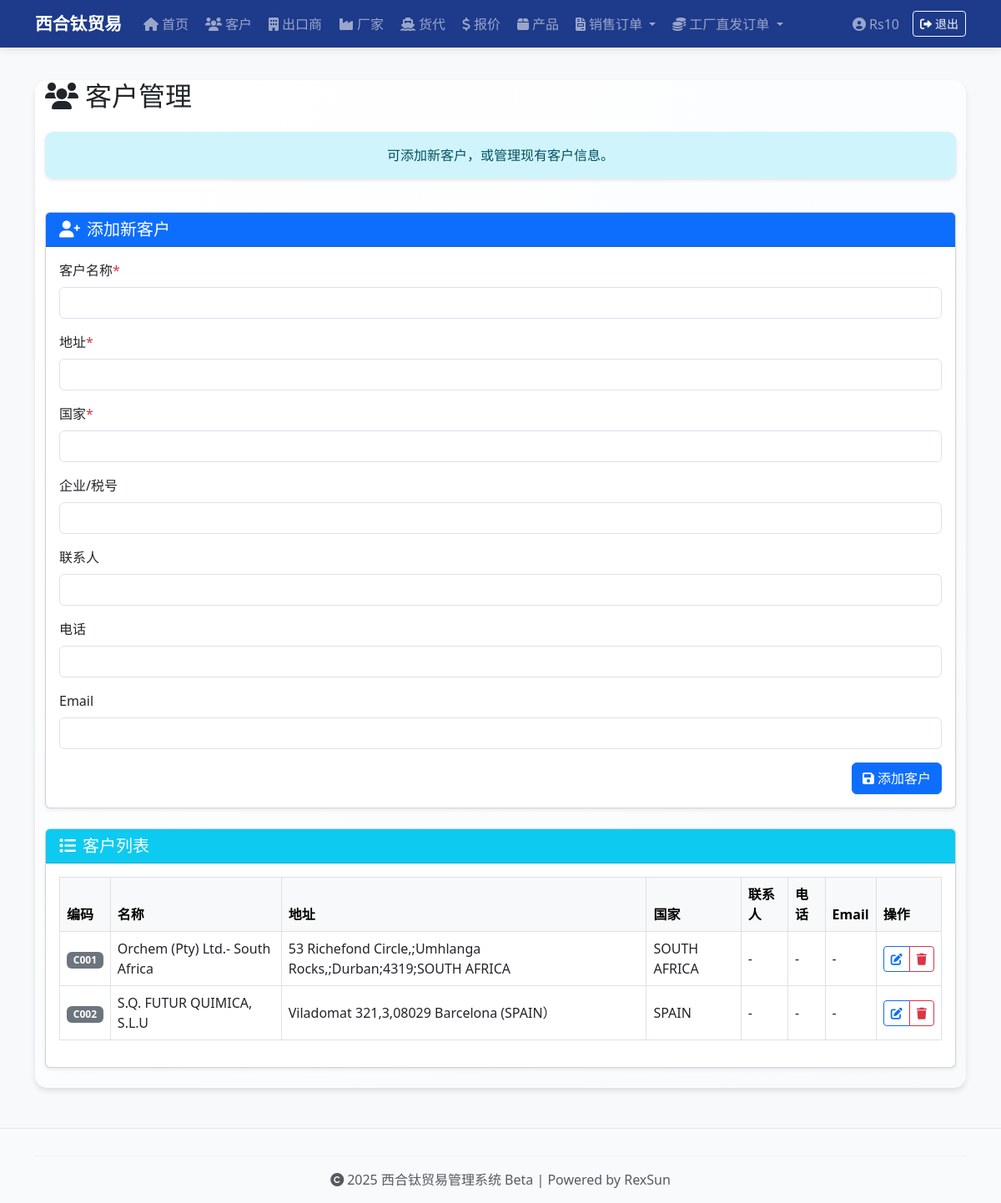
The app's page /customers (signed in) with its own data.
### app.py (models this page shows, shortened)
class User(UserMixin, db.Model):
    id = db.Column(db.Integer, primary_key=True)
    username = db.Column(db.String(50), unique=True, nullable=False)
    password_hash = db.Column(db.String(128), nullable=False)
    role = db.Column(db.String(20), default='admin')

class Customer(db.Model):
    id = db.Column(db.Integer, primary_key=True)
    code = db.Column(db.String(10), unique=True)
    name = db.Column(db.String(100), nullable=False)
    address = db.Column(db.String(200), nullable=False)
    tax_code = db.Column(db.String(100))
    country = db.Column(db.String(50), nullable=False)
    contact_person = db.Column(db.String(100))
    phone = db.Column(db.String(50))
    email = db.Column(db.String(100))

### app.py (the view, shortened to what this page needs)
@app.route('/customers', methods=['GET', 'POST'])
@login_required
def customers():
    all_customers = Customer.query.order_by(Customer.code.asc()).all()
    return render_template('customers.html', customers=all_customers)

### app.py (called while the page is built)
@login_manager.user_loader
def load_user(user_id):
    return User.query.get(int(user_id))

@app.before_request
def create_admin_users():
    if not hasattr(app, '_admin_created'):
        db.create_all()
        users = [
            ('Rs10', 'Rs10!)xht'),
            ('Bw18', 'Bw18!*xht'),
            ('Dd16', 'Dd16!^xht'),
        ]
        for username, pwd in users:
            if not User.query.filter_by(username=username).first():
                user = User(username=username)
                user.set_password(pwd)
                db.session.add(user)
        db.session.commit()
        app._admin_created = True

### templates/customers.html (shortened to what this page needs)
{% extends "base.html" %}
{% block content %}
<div class="container mt-4">
  <div class="row mb-4">
    <div class="col-12">
      <h2 class="mb-4"><i class="fas fa-users me-2"></i>客户管理</h2>
      <div class="alert alert-info text-center" role="alert">
        可添加新客户，或管理现有客户信息。
      </div>
    </div>
  </div>
  <div class="row">
    <div class="col-md-12">
      <div class="card shadow-sm mb-4">
        <div class="card-header bg-primary text-white">
          <h5 class="mb-0"><i class="fas fa-user-plus me-2"></i>添加新客户</h5>
        </div>
        <div class="card-body">
          <form method="POST">
            <div class="mb-3">
              <label class="form-label">客户名称<span class="text-danger">*</span></label>
              <input type="text" class="form-control" name="name" required />
            </div>
            <div class="mb-3">
              <label class="form-label">地址<span class="text-danger">*</span></label>
              <input type="text" class="form-control" name="address" required />
            </div>
            <div class="mb-3">
              <label class="form-label">国家<span class="text-danger">*</span></label>
              <input type="text" class="form-control" name="country" required />
            </div>
            <div class="mb-3">
              <label class="form-label">企业/税号</label>
              <input type="text" class="form-control" name="tax_code" />
            </div>
            <div class="mb-3">
              <label class="form-label">联系人</label>
              <input type="text" class="form-control" name="contact_person" />
            </div>
            <div class="mb-3">
              <label class="form-label">电话</label>
              <input type="text" class="form-control" name="phone" />
            </div>
            <div class="mb-3">
              <label class="form-label">Email</label>
              <input type="email" class="form-control" name="email" />
            </div>
            <div class="d-flex justify-content-end gap-2">
              <button type="submit" class="btn btn-primary"><i class="fas fa-save me-1"></i>添加客户</button>
            </div>
          </form>
        </div>
      </div>
      <div class="card shadow-sm mb-4">
        <div class="card-header bg-info text-white">
          <h5 class="mb-0"><i class="fas fa-list me-2"></i>客户列表</h5>
        </div>
        <div class="card-body">
          <div class="table-responsive">
            <table class="table table-bordered table-hover align-middle">
              <thead class="table-light">
                <tr>
                  <th>编码</th>
                  <th>名称</th>
                  <th>地址</th>
                  <th>国家</th>
                  <th>联系人</th>
                  <th>电话</th>
                  <th>Email</th>
                  <th>操作</th>
                </tr>
              </thead>
              <tbody>
                {% for c in customers %}
                <tr>
                  <td><span class="badge bg-secondary">{{ c.code }}</span></td>
                  <td>{{ c.name }}</td>
                  <td>{{ c.address }}</td>
                  <td>{{ c.country }}</td>
                  <td>{{ c.contact_person or '-' }}</td>
                  <td>{{ c.phone or '-' }}</td>
                  <td>{{ c.email or '-' }}</td>
                  <td>
                    <div class="btn-group btn-group-sm" role="group">
                      <a href="{{ url_for('edit_customer', customer_id=c.id) }}" class="btn btn-outline-primary btn-sm" title="编辑">
                        <i class="fas fa-edit"></i>
                      </a>
                      <a href="{{ url_for('delete_customer', customer_id=c.id) }}" class="btn btn-outline-danger btn-sm" title="删除" onclick="return confirm('确定要删除此客户吗？');">
                        <i class="fas fa-trash"></i>
                      </a>
                    </div>
                  </td>
                </tr>
                {% endfor %}
              </tbody>
            </table>
          </div>
        </div>
      </div>
    </div>
  </div>
</div>
{% endblock %}

### templates/base.html (shortened to what this page needs)
<!DOCTYPE html>
<html lang="zh-CN">
<head>
  <link href="https://cdn.jsdelivr.net/npm/bootstrap@5.3.0/dist/css/bootstrap.min.css" rel="stylesheet">
  <link href="https://cdnjs.cloudflare.com/ajax/libs/font-awesome/6.0.0/css/all.min.css" rel="stylesheet">
  <link href="{{ url_for('static', filename='style.css') }}" rel="stylesheet">
</head>
<body>
  {% if not (request.endpoint == 'login' or request.endpoint == 'static') %}
  <nav class="navbar navbar-expand-lg navbar-dark bg-navy fixed-top">
    <div class="container">
      <a class="navbar-brand fw-bold" href="/">
        西合钛贸易
      </a>
      <div class="collapse navbar-collapse" id="navbarNav">
        <ul class="navbar-nav me-auto mb-2 mb-lg-0">
          <li class="nav-item">
            <a class="nav-link" href="/">
              <i class="fas fa-home me-1"></i>首页
            </a>
          </li>
          <li class="nav-item">
            <a class="nav-link" href="/customers">
              <i class="fas fa-users me-1"></i>客户
            </a>
          </li>
          <li class="nav-item">
            <a class="nav-link" href="/exporters">
              <i class="fas fa-building me-1"></i>出口商
            </a>
          </li>
          <li class="nav-item">
            <a class="nav-link" href="/factories">
              <i class="fas fa-industry me-1"></i>厂家
            </a>
          </li>
          <li class="nav-item">
            <a class="nav-link" href="/freight-forwarders">
              <i class="fas fa-ship me-1"></i>货代
            </a>
          </li>
          <li class="nav-item">
            <a class="nav-link" href="/freight-quotes">
              <i class="fas fa-dollar-sign me-1"></i>报价
            </a>
          </li>
          <li class="nav-item">
            <a class="nav-link" href="/products">
              <i class="fas fa-box me-1"></i>产品
            </a>
          </li>
          <li class="nav-item dropdown">
            <a class="nav-link dropdown-toggle" href="#" id="salesOrderDropdown" role="button" data-bs-toggle="dropdown" aria-expanded="false">
              <i class="fas fa-file-invoice me-1"></i>销售订单
            </a>
          </li>
          <li class="nav-item dropdown">
            <a class="nav-link dropdown-toggle" href="#" id="commissionOrderDropdown" role="button" data-bs-toggle="dropdown" aria-expanded="false">
              <i class="fas fa-coins me-1"></i>工厂直发订单
            </a>
          </li>
        </ul>
        {% if current_user.is_authenticated %}
        <ul class="navbar-nav ms-auto">
          <li class="nav-item d-flex align-items-center">
            <span class="navbar-text me-3">
              <i class="fas fa-user-circle me-1"></i>{{ current_user.username }}
            </span>
          </li>
          <li class="nav-item d-flex align-items-center">
            <a class="btn btn-outline-light btn-sm" href="{{ url_for('logout') }}">
              <i class="fas fa-sign-out-alt me-1"></i>退出
            </a>
          </li>
        </ul>
        {% endif %}
      </div>
    </div>
  </nav>
  {% endif %}
  <div class="container mt-5 pt-4">
    <div class="content-card">
      {% block content %}
      {% endblock %}
    </div>
  </div>
  <footer class="footer text-center text-muted py-3 mt-5">
    <div class="container">
      <hr class="my-3">
      <p class="mb-0">
        <i class="fas fa-copyright me-1"></i>2025 西合钛贸易管理系统 Beta | Powered by RexSun
      </p>
    </div>
  </footer>
</body>
</html>

### static/style.css (style rules this page uses)
body { font-family: 'Segoe UI', Arial, sans-serif; background-color: #f8f9fa; }
.navbar { box-shadow: 0 2px 10px rgba(0,0,0,0.1); }
.content-card { margin-top: 20px; border-radius: 8px; box-shadow: 0 4px 12px rgba(0,0,0,0.05); }
.footer { margin-top: 50px; padding: 20px; background-color: #f8f9fa; border-top: 1px solid #e9ecef; }
.form-label { font-weight: 500; }
.btn-primary { background-color: #0d6efd; border-color: #0d6efd; }
.text-danger { color: #dc3545 !important; }

### templates/base.html (style rules this page uses)
:root { --navy-blue: #1e3a8a; --light-navy: #3b82f6; --accent-color: #f59e0b; --light-gray: #f8fafc; --medium-gray: #e2e8f0; --dark-gray: #64748b; }
.bg-navy { background-color: var(--navy-blue) !important; }
.navbar-brand { font-size: 1.3rem; transition: all 0.3s ease; }
.nav-link { transition: all 0.2s ease; border-radius: 6px; margin: 0 2px; }
.content-card { background: linear-gradient(135deg, #ffffff 0%, var(--light-gray) 100%); border-radius: 15px; box-shadow: 0 4px 6px rgba(0, 0, 0, 0.1); border: none; margin-bottom: 2rem; }
.alert { border-radius: 10px; border: none; box-shadow: 0 2px 4px rgba(0, 0, 0, 0.1); }
.footer { background-color: var(--light-gray); border-top: 1px solid var(--medium-gray); }
.footer hr { border-color: var(--medium-gray); opacity: 0.5; }
.content-card { animation: fadeIn 0.6s ease-out; }

### records on screen
User: username "Rs10"
Customer: code "C001", name "Orchem (Pty) Ltd.- South Africa", address "53 Richefond Circle,;Umhlanga Rocks,;Durban;4319;SOUTH AFRICA", country "SOUTH AFRICA", contact_person "-", phone "-", email "-"
Customer: code "C002", name "S.Q. FUTUR QUIMICA, S.L.U", address "Viladomat 321,3,08029 Barcelona (SPAIN）", country "SPAIN", contact_person "-", phone "-", email "-"
